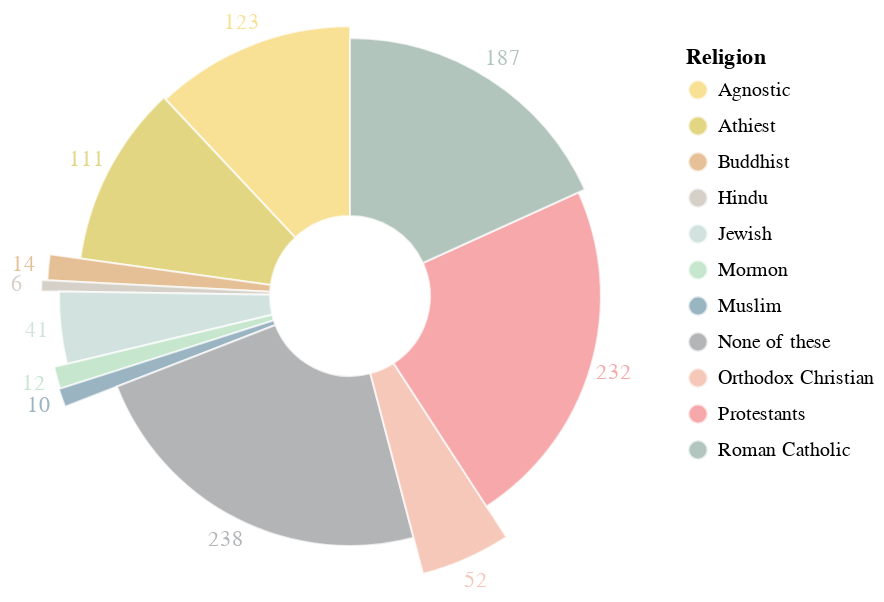

Express this chart as Vega-Lite.
### Vega-Lite specification from a JSON file in a GitHub repository (floating-point values rounded to 4 significant figures)
{"$schema": "https://vega.github.io/schema/vega-lite/v5.json", "description": "Religion of 1026 participants", "width": "container", "height": 250, "data": {"values": [{"religion": "Agnostic", "population": 123}, {"religion": "Athiest", "population": 111}, {"religion": "Buddhist", "population": 14}, {"religion": "Hindu", "population": 6}, {"religion": "Jewish", "population": 41}, {"religion": "Mormon", "population": 12}, {"religion": "Muslim", "population": 10}, {"religion": "None of these", "population": 238}, {"religion": "Orthodox Christian", "population": 52}, {"religion": "Protestants", "population": 232}, {"religion": "Roman Catholic", "population": 187}]}, "layer": [{"params": [{"name": "religion_highlight", "select": {"type": "point", "encodings": ["color"]}}], "mark": {"type": "arc", "innerRadius": 40, "stroke": "#fff"}}, {"mark": {"type": "text", "radiusOffset": 12}, "encoding": {"text": {"field": "population", "type": "quantitative"}}}], "encoding": {"theta": {"field": "population", "type": "quantitative", "stack": true}, "radius": {"field": "population", "scale": {"type": "sqrt", "zero": true, "rangeMin": 160}}, "color": {"field": "religion", "title": "Religion", "type": "nominal", "scale": {"domain": ["Agnostic", "Athiest", "Buddhist", "Hindu", "Jewish", "Mormon", "Muslim", "None of these", "Orthodox Christian", "Protestants", "Roman Catholic"], "range": ["#F5D368", "#D7C54F", "#DBA66B", "#C5BEB1", "#BFD6D2", "#AEDCB9", "#6F95A8", "#939598", "#F1B19D", "#F38388", "#92ADA2"]}}, "opacity": {"condition": {"param": "religion_highlight", "value": 0.7}, "value": 0.3}, "tooltip": [{"field": "religion", "type": "nominal", "title": "Religion"}, {"field": "population", "type": "quantitative", "title": "Population"}]}, "config": {}}
